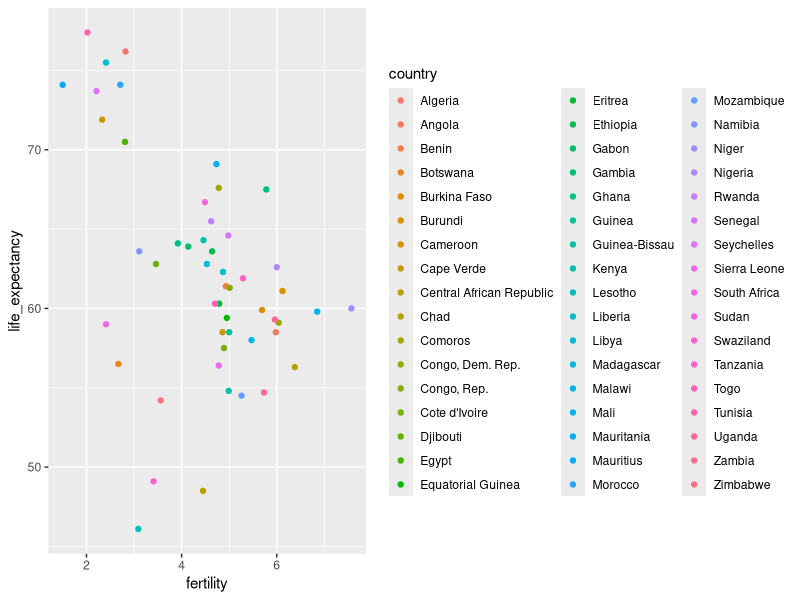

The R source for this figure:
library(dplyr)
library(ggplot2)
library(dslabs)
data(gapminder)

gapminder %>% filter( continent == 'Africa' & year== 2012) %>%
  ggplot(aes(fertility ,life_expectancy,color=country)) +
  geom_point()
